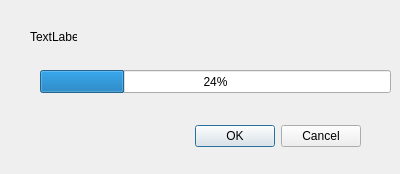
<?xml version="1.0" encoding="UTF-8"?>
<ui version="4.0">
 <class>FlashWrite</class>
 <widget class="QDialog" name="FlashWrite">
  <property name="geometry">
   <rect>
    <x>0</x>
    <y>0</y>
    <width>400</width>
    <height>174</height>
   </rect>
  </property>
  <property name="windowTitle">
   <string>Writing to flash...</string>
  </property>
  <widget class="QDialogButtonBox" name="buttonBox">
   <property name="geometry">
    <rect>
     <x>20</x>
     <y>120</y>
     <width>341</width>
     <height>32</height>
    </rect>
   </property>
   <property name="orientation">
    <enum>Qt::Horizontal</enum>
   </property>
   <property name="standardButtons">
    <set>QDialogButtonBox::Cancel|QDialogButtonBox::Ok</set>
   </property>
  </widget>
  <widget class="QProgressBar" name="progressBar">
   <property name="geometry">
    <rect>
     <x>40</x>
     <y>70</y>
     <width>351</width>
     <height>23</height>
    </rect>
   </property>
   <property name="value">
    <number>24</number>
   </property>
  </widget>
  <widget class="QLabel" name="label">
   <property name="geometry">
    <rect>
     <x>30</x>
     <y>30</y>
     <width>47</width>
     <height>13</height>
    </rect>
   </property>
   <property name="text">
    <string>TextLabel</string>
   </property>
  </widget>
 </widget>
 <resources/>
 <connections>
  <connection>
   <sender>buttonBox</sender>
   <signal>accepted()</signal>
   <receiver>FlashWrite</receiver>
   <slot>accept()</slot>
   <hints>
    <hint type="sourcelabel">
     <x>248</x>
     <y>254</y>
    </hint>
    <hint type="destinationlabel">
     <x>157</x>
     <y>274</y>
    </hint>
   </hints>
  </connection>
  <connection>
   <sender>buttonBox</sender>
   <signal>rejected()</signal>
   <receiver>FlashWrite</receiver>
   <slot>reject()</slot>
   <hints>
    <hint type="sourcelabel">
     <x>316</x>
     <y>260</y>
    </hint>
    <hint type="destinationlabel">
     <x>286</x>
     <y>274</y>
    </hint>
   </hints>
  </connection>
 </connections>
</ui>
